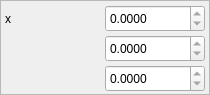
        <widget class="QFrame" name="Vectorframe_3">
         <property name="geometry">
          <rect>
           <x>10</x>
           <y>720</y>
           <width>210</width>
           <height>95</height>
          </rect>
         </property>
         <property name="frameShape">
          <enum>QFrame::StyledPanel</enum>
         </property>
         <property name="frameShadow">
          <enum>QFrame::Raised</enum>
         </property>
         <widget class="QLabel" name="Vectorxdisplaylabel_4">
          <property name="geometry">
           <rect>
            <x>5</x>
            <y>5</y>
            <width>95</width>
            <height>27</height>
           </rect>
          </property>
          <property name="text">
           <string>x</string>
          </property>
         </widget>
         <widget class="QDoubleSpinBox" name="Vectorxcramdisplaybox0">
          <property name="geometry">
           <rect>
            <x>105</x>
            <y>5</y>
            <width>100</width>
            <height>27</height>
           </rect>
          </property>
          <property name="readOnly">
           <bool>true</bool>
          </property>
          <property name="decimals">
           <number>4</number>
          </property>
          <property name="minimum">
           <double>-10.000000000000000</double>
          </property>
          <property name="maximum">
           <double>10.000000000000000</double>
          </property>
         </widget>
         <widget class="QDoubleSpinBox" name="Vectorxcramdisplaybox1">
          <property name="geometry">
           <rect>
            <x>105</x>
            <y>35</y>
            <width>100</width>
            <height>27</height>
           </rect>
          </property>
          <property name="readOnly">
           <bool>true</bool>
          </property>
          <property name="decimals">
           <number>4</number>
          </property>
          <property name="minimum">
           <double>-10.000000000000000</double>
          </property>
          <property name="maximum">
           <double>10.000000000000000</double>
          </property>
         </widget>
         <widget class="QDoubleSpinBox" name="Vectorxcramdisplaybox2">
          <property name="geometry">
           <rect>
            <x>105</x>
            <y>65</y>
            <width>100</width>
            <height>27</height>
           </rect>
          </property>
          <property name="readOnly">
           <bool>true</bool>
          </property>
          <property name="decimals">
           <number>4</number>
          </property>
          <property name="minimum">
           <double>-10.000000000000000</double>
          </property>
          <property name="maximum">
           <double>10.000000000000000</double>
          </property>
         </widget>
        </widget>
